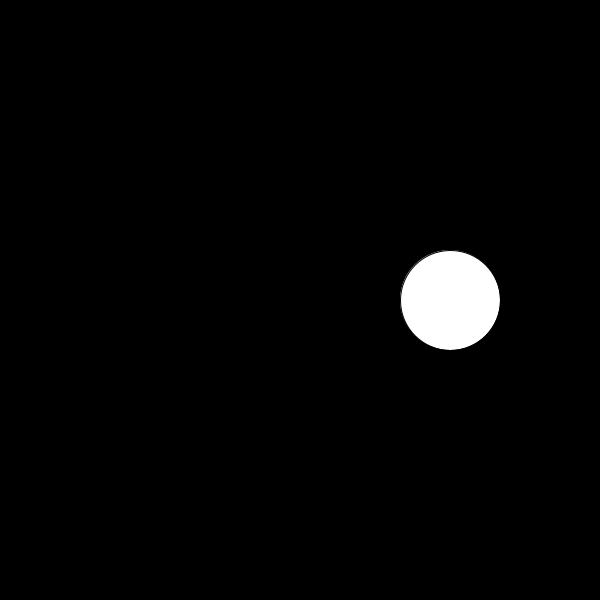
Frame 1 (no input)
Frame 60 (the mouse pressed at the canvas centre just before this capture): identical to frame 1, image omitted
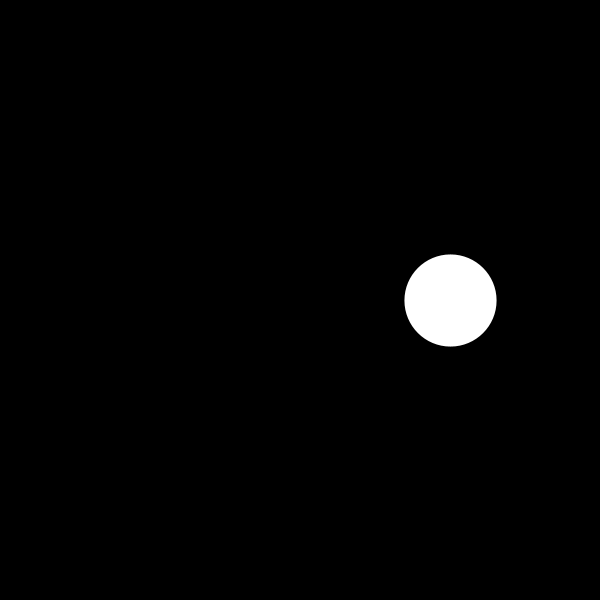
Frame 120 (the mouse held since frame 60 and released just before this capture)

The Processing sketch that drew these frames (run headless with seeded random() and noise(); from frame 60 on, the mouse is pressed at the canvas centre):

// Processing sketch: interactive_scene_array
// ── interactive_scene_array.pde
boolean switchState1 = false;
boolean switchState2 = false;
boolean switchState3 = false;


float switchPosX1 = 150;
float switchPosY1 = 300;
float switchPosX2 = 300;
float switchPosY2 = 300;
float switchPosX3 = 450;
float switchPosY3 = 300;
float switchRadius = 50;


void setup() {
  size(600, 600);
  ellipseMode(CENTER);
}

void draw() {



  //first ellipse
  background(255);
  if (switchState1) {
    background(random(255), random(255), random(255));
  } else {
    background(255);
  }

  ellipse(switchPosX1, switchPosY1, switchRadius * 2, switchRadius * 2);



  //second ellipse
  if (switchState2) {
    strokeWeight(random(50));
  } else {
    background(255);
  }
  ellipse(switchPosX2, switchPosY2, switchRadius*2, switchRadius*2); 



  //third ellipse 
  if (switchState3) {
  } else {
    background(0);
  }
  ellipse(switchPosX3, switchPosY3, switchRadius*2, switchRadius*2);
}



void mousePressed() {
  if (dist(mouseX, mouseY, switchPosX1, switchPosY1) < switchRadius) {
    switchState1 = !switchState1;
  }
  if (dist(mouseX, mouseY, switchPosX2, switchPosY2) < switchRadius) {
    switchState2 = !switchState2;
  }
  if (dist(mouseX, mouseY, switchPosX3, switchPosY3) < switchRadius) {
    switchState3 = !switchState3;

  }
}
